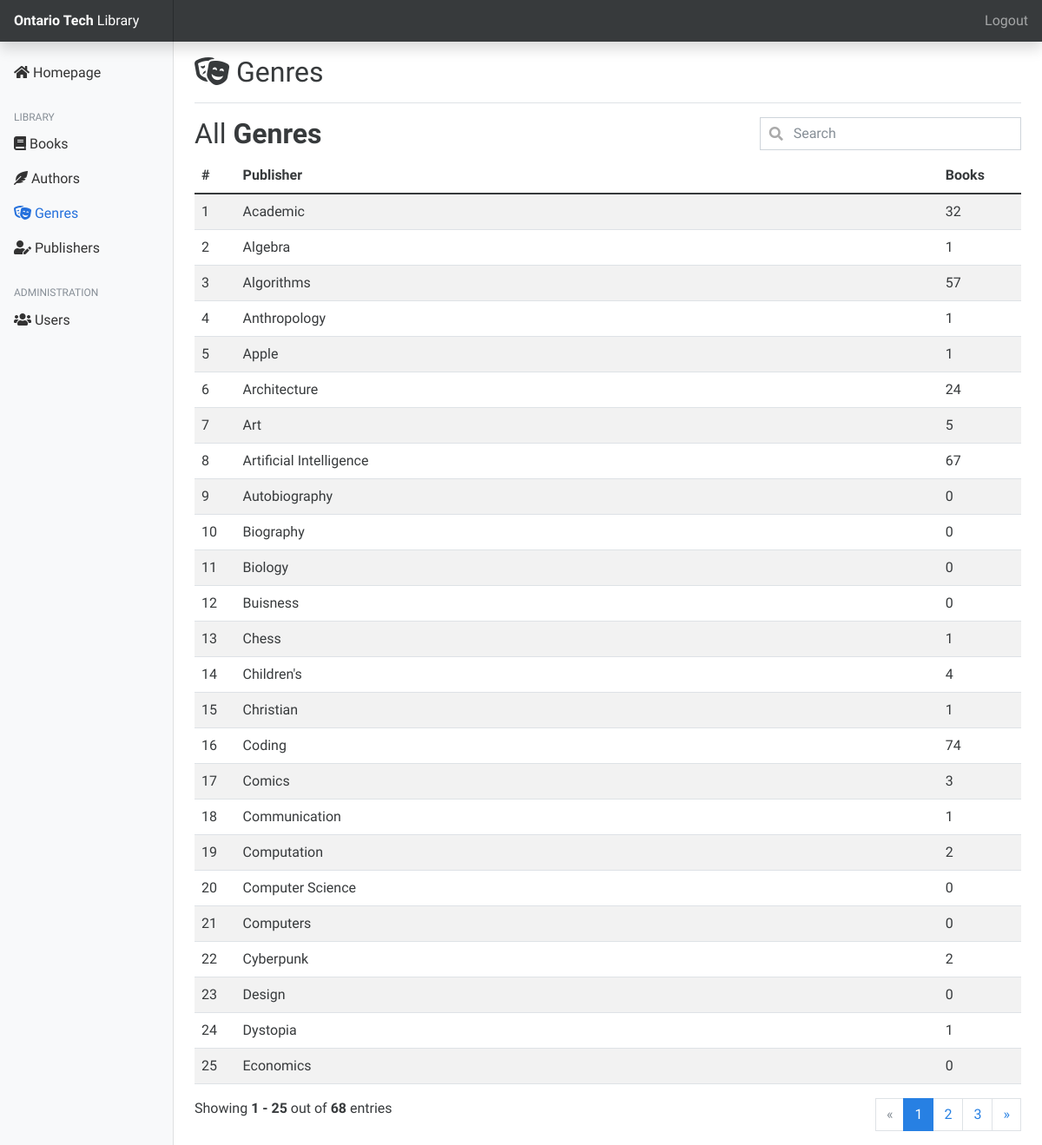
Screenshot of /genres (signed in) with the database file from the repository.
### tables this page shows
CREATE TABLE genres (
    id INTEGER UNSIGNED NOT NULL AUTO_INCREMENT PRIMARY KEY,
    name VARCHAR(255) NOT NULL, 
    parent_id INTEGER UNSIGNED REFERENCES genres(id)
);

### router.php (called while the page is built, shortened)
<?php
require_once 'db.class.php';
function get($route, $path_to_include) {
    if ($_SERVER['REQUEST_METHOD'] == 'GET') {
        if (route($route, $path_to_include)) exit();
    }
}
function route($route, $path_to_include) {
    $ROOT = $_SERVER['DOCUMENT_ROOT'];
    $request_url       = filter_var($_SERVER['REQUEST_URI'], FILTER_SANITIZE_URL);
    $request_url       = rtrim($request_url, '/');
    $request_url       = strtok($request_url, '?');
    $route_parts       = explode('/', $route);
    $request_url_parts = explode('/', $request_url);
    array_shift($route_parts);
    array_shift($request_url_parts);
    if (count($route_parts) != count($request_url_parts)) {
        return false;
    }
    $parameters = [];
    for ($__i__ = 0; $__i__ < count($route_parts); $__i__++) {
        $route_part = $route_parts[$__i__];
        if (preg_match("/^[$]/", $route_part)) {
            $route_part = ltrim($route_part, '$');
            array_push($parameters, $request_url_parts[$__i__]);
            $$route_part = $request_url_parts[$__i__];
        } else if ($route_parts[$__i__] != $request_url_parts[$__i__]) {
            return;
        }
    }
    include_once("$ROOT/$path_to_include");
    return true;
}
function sanitize($text) {
    return htmlspecialchars($text);
}
function get_value($key, $variable = null) {
    return sanitize(isset($_POST, $_POST[$key]) ? $_POST[$key] : (isset($_GET, $_GET[$key]) ? $_GET[$key] : (isset($variable) ? $variable : '')));
}
function modify_query_url($key, $value = null) {
    $parameters = array();
    if (is_array($key)) {
        $parameters = $key;
    } else $parameters[$key] = $value;
    $path = parse_url($_SERVER['REQUEST_URI']);
    $query_string = $path['query'] ?? "";
    parse_str($query_string, $query);
    foreach ($parameters as $key => $value) {
        $query[$key] = $value;
    }
    return '?' . http_build_query($query);
}

### routes.php (called while the page is built, shortened)
<?php
get('/genres', 'views/genres.php');

### db.class.php (called while the page is built, shortened)
<?php
class DB {
  protected static $mdb = null;
  public static function getMDB() {
    $mdb = DB::$mdb;
    if ($mdb === null) {
      $mdb = DB::$mdb = new MeekroDB();
    }
    $mdb->sync_config();
    return $mdb;
  }
  public static function __callStatic($name, $args) {
    $fn = array(DB::getMDB(), $name);
    return call_user_func_array($fn, $args);
  }
}
class MeekroDB {
  public $dbName = '';
  public $user = '';
  public $password = '';
  public $host = 'localhost';
  public $port = 3306;
  public $socket = null;
  public $encoding = 'latin1';
  public $param_char = '%';
  public $named_param_seperator = '_';
  public $connect_options = array(MYSQLI_OPT_CONNECT_TIMEOUT => 30);
  public $internal_mysql = null;
  public function __construct($host=null, $user=null, $password=null, $dbName=null, $port=null, $encoding=null, $socket=null)  {
    if ($host === null) $host = DB::$host;
    if ($user === null) $user = DB::$user;
    if ($password === null) $password = DB::$password;
    if ($dbName === null) $dbName = DB::$dbName;
    if ($port === null) $port = DB::$port;
    if ($socket === null) $socket = DB::$socket;
    if ($encoding === null) $encoding = DB::$encoding;
    $this->host = $host;
    $this->user = $user;
    $this->password = $password;
    $this->dbName = $dbName;
    $this->port = $port;
    $this->socket = $socket;
    $this->encoding = $encoding;
  }
  public function get() {
    $mysql = $this->internal_mysql;
    if (!($mysql instanceof MySQLi)) {
      if (! $this->port) $this->port = ini_get('mysqli.default_port');
      $mysql = new mysqli();
      foreach ($this->connect_options as $key => $value) {
        $mysql->options($key, $value);
      }
      $mysql->set_charset($this->encoding);
      $this->internal_mysql = $mysql;
    }
    return $mysql;
  }
  function runHook($type, $args=array()) {
    if ($type == 'pre_parse') {
      $query = $args['query'];
      $args = $args['args'];
      return array($query, $args);
    }
    else if ($type == 'pre_run') {
      $query = $args['query'];
      return $query;
    }
  }
  function formatTableName($table) {
    $table = trim($table, '`');
    if (strpos($table, '.')) return implode('.', array_map(array($this, 'formatTableName'), explode('.', $table)));
    else return '`' . str_replace('`', '``', $table) . '`';
  }
  protected function paramsMap() {
    $t = $this;
    return array(
      's' => function($arg) use ($t) { return $t->escape($arg); },
      'i' => function($arg) use ($t) { return $t->intval($arg); },
      'd' => function($arg) use ($t) { return doubleval($arg); },
      'b' => function($arg) use ($t) { return $t->formatTableName($arg); },
      'l' => function($arg) use ($t) { return strval($arg); },
      't' => function($arg) use ($t) { return $t->escapeTS($arg); },
      'ss' => function($arg) use ($t) { return $t->escape("%" . str_replace(array('%', '_'), array('\%', '\_'), $arg) . "%"); },
      'ls' => function($arg) use ($t) { return array_map(array($t, 'escape'), $arg); },
      'li' => function($arg) use ($t) { return array_map(array($t, 'intval'), $arg); },
      'ld' => function($arg) use ($t) { return array_map('doubleval', $arg); },
      'lb' => function($arg) use ($t) { return array_map(array($t, 'formatTableName'), $arg); },
      'll' => function($arg) use ($t) { return array_map('strval', $arg); },
      'lt' => function($arg) use ($t) { return array_map(array($t, 'escapeTS'), $arg); },
      '?' => function($arg) use ($t) { return $t->sanitize($arg); },
      'l?' => function($arg) use ($t) { return $t->sanitize($arg, 'list'); },
      'll?' => function($arg) use ($t) { return $t->sanitize($arg, 'doublelist'); },
      'hc' => function($arg) use ($t) { return $t->sanitize($arg, 'hash'); },
      'ha' => function($arg) use ($t) { return $t->sanitize($arg, 'hash', ' AND '); },
      'ho' => function($arg) use ($t) { return $t->sanitize($arg, 'hash', ' OR '); },
      $this->param_char => function($arg) use ($t) { return $t->param_char; },
    );
  }
  protected function nextQueryParam($query) {
    $keys = array_keys($this->paramsMap());
    $first_position = PHP_INT_MAX;
    $first_param = null;
    $first_type = null;
    $arg = null;
    $named_arg = null;
    foreach ($keys as $key) {
      $fullkey = $this->param_char . $key;
      $pos = strpos($query, $fullkey);
      if ($pos === false) continue;
      if ($pos <= $first_position) {
        $first_position = $pos;
        $first_param = $fullkey;
        $first_type = $key;
      }
    }
    if (is_null($first_param)) return;
    $first_position_end = $first_position + strlen($first_param);
    $named_seperator_length = strlen($this->named_param_seperator);
    $arg_mask = '0123456789';
    return array(
      'param' => $first_param,
      'type' => $first_type,
      'pos' => $first_position,
      'arg' => $arg,
      'named_arg' => $named_arg,
    );
  }
  protected function preParse($query, $args) {
    $arg_ct = 0;
    $max_numbered_arg = 0;
    $use_named_args = false;
    $queryParts = array();
    while ($Param = $this->nextQueryParam($query)) {
      if ($Param['pos'] > 0) {
        $queryParts[] = substr($query, 0, $Param['pos']);
      }
      if ($Param['type'] != $this->param_char && is_null($Param['arg']) && is_null($Param['named_arg'])) {
        $Param['arg'] = $arg_ct++;
      }
      if (! is_null($Param['arg'])) {
        $use_numbered_args = true;
        $max_numbered_arg = max($max_numbered_arg, $Param['arg']);
      }
      $queryParts[] = $Param;
      $query = substr($query, $Param['pos'] + strlen($Param['param']));
    }
    return $queryParts;
  }
  function parse($query) {
    $args = func_get_args();
    array_shift($args);
    $query = trim($query);
    if (! $args) return $query;
    $queryParts = $this->preParse($query, $args);
    $array_types = array('ls', 'li', 'ld', 'lb', 'll', 'lt', 'l?', 'll?', 'hc', 'ha', 'ho');
    $Map = $this->paramsMap();
    $query = '';
    foreach ($queryParts as $Part) {
      if (is_string($Part)) {
        $query .= $Part;
        continue;
      }
      $fn = $Map[$Part['type']];
      $is_array_type = in_array($Part['type'], $array_types, true);
      $val = null;
      if (!is_null($Part['named_arg'])) {
        $key = $Part['named_arg'];
        if (! array_key_exists($key, $args[0])) {
          throw new MeekroDBException("Couldn't find named arg {$key}!");
        }
        $val = $args[0][$key];
      }
      else if (!is_null($Part['arg'])) {
        $key = $Part['arg'];
        $val = $args[$key];
      }
      if (is_object($val) && ($val instanceof WhereClause)) {
        list($clause_sql, $clause_args) = $val->textAndArgs();
        array_unshift($clause_args, $clause_sql);
        $result = call_user_func_array(array($this, 'parse'), $clause_args);
      }
      else {
        $result = $fn($val);
      }
      $query .= $result;
    }
    return $query;
  }
  function intval($var) {
    if (PHP_INT_SIZE == 8) return intval($var);
    return floor(doubleval($var));
  }
  public function query() { return $this->queryHelper(array('assoc' => true), func_get_args()); }
  public function queryAllLists() { return $this->queryHelper(array(), func_get_args()); }
  protected function queryHelper($opts, $args) {
    $query = array_shift($args);
    $opts_raw = (isset($opts['raw']) && $opts['raw']);
    $opts_assoc = (isset($opts['assoc']) && $opts['assoc']);
    $opts_walk = (isset($opts['walk']) && $opts['walk']);
    $is_buffered = !($opts_raw || $opts_walk);
    list($query, $args) = $this->runHook('pre_parse', array('query' => $query, 'args' => $args));
    $sql = call_user_func_array(array($this, 'parse'), array_merge(array($query), $args));
    $sql = $this->runHook('pre_run', array('query' => $sql));
    $db = $this->get();
    $result = $db->query($sql, $is_buffered ? MYSQLI_STORE_RESULT : MYSQLI_USE_RESULT);
    $return = array();
    while ($row = ($opts_assoc ? $result->fetch_assoc() : $result->fetch_row())) {
      $return[] = $row;
    }
    return $return;
  }
  public function queryFirstList() {
    $args = func_get_args();
    $result = call_user_func_array(array($this, 'queryAllLists'), $args);
    return reset($result);
  }
  public function queryFirstField() {
    $args = func_get_args();
    $row = call_user_func_array(array($this, 'queryFirstList'), $args);
    return $row[0];
  }
}
class WhereClause {
  public $clauses = array();
  function __construct($type) {
    $type = strtolower($type);
  }
  function textAndArgs() {
    $sql = array();
    $args = array();
    if (count($this->clauses) == 0) return array('(1)', $args);
    return array($sql, $args);
  }
}
?>

### views/genres.php (the view, shortened to what this page needs)
<?php
$where = new WhereClause("and");
$count = DB::queryFirstField("SELECT COUNT(*) FROM genres WHERE %l", $where);
$pagination = pagination($count, 5);
$order_by = $pagination['order_by'];
$sort_by = $pagination['sort_by'];
$limit = $pagination['limit'];
$offset = $pagination['offset'];
$genres = DB::query("SELECT *, (SELECT COUNT(*) FROM book_genres WHERE genre_id = genres.id) as books FROM genres WHERE %l ORDER BY %b $sort_by LIMIT %i OFFSET %i", $where, $order_by, $limit, $offset);
include('includes/header.php');
?>
    <div class="d-flex justify-content-between flex-wrap flex-md-nowrap align-items-center pt-3 pb-2 mb-3 border-bottom">
        <h1 class="h2"><i class="fas fa-theater-masks"></i> Genres</h1>
    </div>
    <div class="row">
        <div class="col-sm-8"><h2>All <strong>Genres</strong></h2></div>
        <div class="col-sm-4">
            <form class="form-group search" method="GET" action="">
                <div class="form-group search">
                    <input type="text" name="search" class="form-control" placeholder="Search" value="<?= get_value('search', '') ?>">
                </div>
            </form>
        </div>
    </div>
    <div class="table-responsive">
        <table class="table table-striped">
            <thead>
                <tr>
                    <th scope="col" width="5%">#</th>
                    <th scope="col" width="85%"><a href="<?= modify_query_url([ 'order_by' => 'name', 'sort_by' => ($sort_by == "ASC" ? 'desc' : 'asc') ]) ?>" class="text-decoration-none text-dark">Publisher</a></th>
                    <th scope="col" width="10%"><a href="<?= modify_query_url([ 'order_by' => 'books', 'sort_by' => ($sort_by == "ASC" ? 'desc' : 'asc') ]) ?>" class="text-decoration-none text-dark">Books</a></th>
                </tr>
            </thead>
            <tbody>
                <?php foreach ($genres as $genre): ?>
                    <tr class="cursor-pointer" onclick="window.location.href='/books?genre=<?= $genre['id'] ?>'">
                        <td><?= $genre['id'] ?></td>
                        <td><?= $genre['name'] ?></td>
                        <td><?= $genre['books'] ?></td>
                    </tr>
                <?php endforeach; ?>
            </tbody>
        </table>
    </div>
    <div class="row">
        <div class="col-4 hint-text">Showing <b><?= $pagination['start'] ?> - <?= $pagination['end'] ?></b> out of <b><?= $pagination['count'] ?></b> entries</div>
        <nav class="col-8">
            <ul class="pagination justify-content-end">
                <li class="page-item<?= ($pagination['page'] == 1) ? ' disabled' : '' ?>">
                    <a class="page-link" href="<?= modify_query_url('offset', 0) ?>" aria-label="First">
                        <span aria-hidden="true">&laquo;</span>
                    </a>
                </li>
                <?php foreach ($pagination['buttons'] as $button): ?>
                    <li class="page-item<?= ($button['active'] ? ' active' : '') ?>"><a class="page-link" href="<?= modify_query_url('offset', ($button['number'] - 1) * $pagination['limit']) ?>"><?= $button['number'] ?></a></li>
                <?php endforeach; ?>
                <li class="page-item<?= ($pagination['page'] == $pagination['pages']) ? ' disabled' : '' ?>">
                    <a class="page-link" href="<?= modify_query_url('offset', ($pagination['pages'] - 1) * $pagination['limit'] ) ?>" aria-label="Last">
                        <span aria-hidden="true">&raquo;</span>
                    </a>
                </li>
            </ul>
        </nav>
    </div>
<?php include('includes/footer.php'); ?>

### assets/css/style.css (style rules this page uses)
.cursor-pointer { cursor: pointer; }
.search .form-control { padding-left: 2.375rem; }

### rows the page displays
genres: id "1", name "Academic", books "32"
genres: id "2", name "Algebra", books "1"
genres: id "3", name "Algorithms", books "57"
genres: id "4", name "Anthropology", books "1"
genres: id "5", name "Apple", books "1"
genres: id "6", name "Architecture", books "24"
genres: id "7", name "Art", books "5"
genres: id "8", name "Artificial Intelligence", books "67"
genres: id "9", name "Autobiography", books "0"
genres: id "10", name "Biography", books "0"
genres: id "11", name "Biology", books "0"
genres: id "12", name "Buisness", books "0"
genres: id "13", name "Chess", books "1"
genres: id "14", name "Children's", books "4"
genres: id "15", name "Christian", books "1"
genres: id "16", name "Coding", books "74"
genres: id "17", name "Comics", books "3"
genres: id "18", name "Communication", books "1"
genres: id "19", name "Computation", books "2"
genres: id "20", name "Computer Science", books "0"
genres: id "21", name "Computers", books "0"
genres: id "22", name "Cyberpunk", books "2"
genres: id "23", name "Design", books "0"
genres: id "24", name "Dystopia", books "1"
genres: id "25", name "Economics", books "0"

### other values shown
$pagination['start'] "1"
$pagination['end'] "25"
$pagination['count'] "68"
$button['number'] "1"
$button['number'] "2"
$button['number'] "3"
